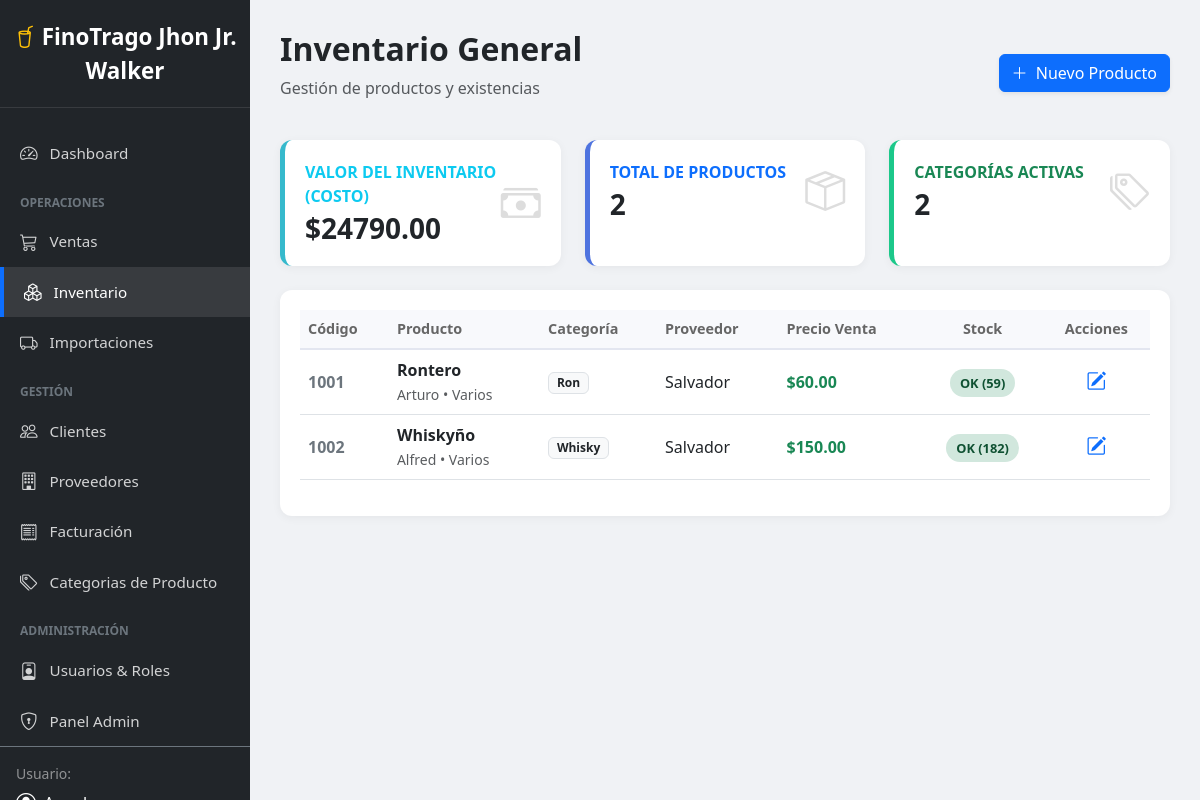
/inventario/ (signed in), run on the app's committed database.
### dashboard/models.py (models this page shows, shortened)
class Producto(models.Model):
    nombre = models.CharField(max_length=100)
    descripcion = models.TextField(blank=True, null=True)
    codigo = models.CharField(max_length=50, unique=True) # Vital para inventario
    categoria = models.ForeignKey(Categoria, on_delete=models.SET_NULL, null=True)
    proveedor = models.ForeignKey(Proveedor, on_delete=models.SET_NULL, null=True)
    ubicacion = models.ForeignKey(Ubicacion, on_delete=models.SET_NULL, null=True)
    precio_compra = models.DecimalField(max_digits=10, decimal_places=2)
    precio_venta = models.DecimalField(max_digits=10, decimal_places=2)
    stock_actual = models.IntegerField(default=0)
    stock_minimo = models.IntegerField(default=5)
    tipo = models.CharField(max_length=20, default='Varios') # VINO, RON, etc.
    marca = models.CharField(max_length=50, blank=True)
    activo = models.BooleanField(default=True)

class Categoria(models.Model):
    nombre = models.CharField(max_length=50)
    descripcion = models.CharField(max_length=150, blank=True, null=True)
    PERMISOS_DEFECTO = [
        ("modulo_dashboard", "Acceso al dashboard principal"),
        ("modulo_usuarios", "Gestión de usuarios"),
        ("modulo_categorias", "Gestión de categorías de productos"),
        ("modulo_facturacion", "Facturación y ventas"),
        ("modulo_proveedores", "Gestión de proveedores"),
        ("modulo_clientes", "Gestión de clientes"),
        ("modulo_inventario", "Gestión de productos"),
        ("modulo_importacion", "Gestión de importaciones"),
        ("modulo_ventas", "Gestión de ventas"),
        ("modulo_reportes", "Acceso a reportes"),
    ]
    class Meta:
        verbose_name_plural = "Categorías"

class Proveedor(models.Model):
    nombre = models.CharField(max_length=100)
    tipo_proveedor = models.CharField(max_length=200, blank=True, null=True) # Según diagrama
    contacto = models.CharField(max_length=100, blank=True, null=True)
    telefono = models.CharField(max_length=20)
    email = models.EmailField(blank=True, null=True)
    direccion = models.CharField(max_length=200, blank=True, null=True)
    pais = models.CharField(max_length=50, blank=True, null=True) # Para dashboard "pais_origen"
    fecha_registro = models.DateTimeField(auto_now_add=True)
    class Meta:
        verbose_name_plural = "Proveedores"

### dashboard/decorators.py (the view)
        def wrapper(request, *args, **kwargs):
            perfil = getattr(request.user, 'perfil', None)
            if not perfil or not perfil.tiene_permiso(nombre_permiso):
                messages.error(request, "No tienes permisos para realizar esta acción.")
                return redirect('dashboard:principal')
            return view_func(request, *args, **kwargs)

### dashboard/models.py (called while the page is built)
    def tiene_permiso(self, permiso):
        if not self.rol:
            return False
        return self.rol.permisos.filter(nombre=permiso).exists()

### dashboard/templatetags/permisos.py (called while the page is built)
@register.filter
def tiene_permiso(usuario, permiso):
    if not usuario or not hasattr(usuario, 'perfil'):
        return False
    return usuario.perfil.tiene_permiso(permiso)

### dashboard/views.py (called while the page is built)
@login_required
@permiso_requerido('modulo_inventario')
def dashboard_inventario(request):
    productos = Producto.objects.filter(activo=True).select_related('categoria', 'proveedor')
    valor_inventario = productos.aggregate(
        valor=Sum(F('stock_actual') * F('precio_compra'))
    )['valor'] or 0
    por_categoria = productos.values('categoria__nombre').annotate(
        cantidad=Count('id'),
        stock=Sum('stock_actual')
    ).order_by('-stock')
    context = {
        'productos': productos,
        'valor_inventario': valor_inventario,
        'por_categoria': por_categoria
    }
    return render(request, 'dashboard/inventario.html', context)

### dashboard/templates/dashboard/inventario.html (shortened to what this page needs)
{% extends "dashboard/base.html" %}
{% block content %}
<div class="main-content">
    <div class="d-flex justify-content-between align-items-center mb-4">
        <div>
            <h2 class="fw-bold text-dark">Inventario General</h2>
            <p class="text-muted">Gestión de productos y existencias</p>
        </div>
        <div>
            <a href="{% url 'dashboard:crear_producto' %}" class="btn btn-primary shadow-sm">
                <i class="bi bi-plus-lg me-1"></i> Nuevo Producto
            </a>
        </div>
    </div>
    <div class="row mb-4">
        <div class="col-md-4">
            <div class="kpi-card">
                <div class="d-flex justify-content-between align-items-center">
                    <div>
                        <div class="text-xs fw-bold text-info text-uppercase mb-1">Valor del Inventario (Costo)</div>
                        <div class="h3 mb-0 fw-bold text-gray-800">${{ valor_inventario|floatformat:2 }}</div>
                    </div>
                    <i class="bi bi-cash-stack fs-1 text-gray-300" style="color: #ddd;"></i>
                </div>
            </div>
        </div>
        <div class="col-md-4">
            <div class="kpi-card" style="border-left-color: #4e73df;">
                <div class="d-flex justify-content-between align-items-center">
                    <div>
                        <div class="text-xs fw-bold text-primary text-uppercase mb-1">Total de Productos</div>
                        <div class="h3 mb-0 fw-bold text-gray-800">{{ productos.count }}</div>
                    </div>
                    <i class="bi bi-box-seam fs-1 text-gray-300" style="color: #ddd;"></i>
                </div>
            </div>
        </div>
        <div class="col-md-4">
            <div class="kpi-card" style="border-left-color: #1cc88a;">
                <div class="d-flex justify-content-between align-items-center">
                    <div>
                        <div class="text-xs fw-bold text-success text-uppercase mb-1">Categorías Activas</div>
                        <div class="h3 mb-0 fw-bold text-gray-800">{{ por_categoria.count }}</div>
                    </div>
                    <i class="bi bi-tags fs-1 text-gray-300" style="color: #ddd;"></i>
                </div>
            </div>
        </div>
    </div>
    <div class="chart-card">
        <div class="table-responsive">
            <table class="table table-custom table-hover">
                <thead>
                    <tr>
                        <th>Código</th>
                        <th>Producto</th>
                        <th>Categoría</th>
                        <th>Proveedor</th>
                        <th>Precio Venta</th>
                        <th class="text-center">Stock</th>
                        <th class="text-center">Acciones</th>
                    </tr>
                </thead>
                <tbody>
                    {% for p in productos %}
                    <tr>
                        <td class="fw-bold text-secondary">{{ p.codigo }}</td>
                        <td>
                            <div class="fw-bold text-dark">{{ p.nombre }}</div>
                            <small class="text-muted">{{ p.marca }} • {{ p.tipo }}</small>
                        </td>
                        <td><span class="badge bg-light text-dark border">{{ p.categoria.nombre|default:"Sin Categ." }}</span></td>
                        <td>{{ p.proveedor.nombre }}</td>
                        <td class="fw-bold text-success">${{ p.precio_venta|floatformat:2 }}</td>
                        <td class="text-center">
                            {% if p.stock_actual == 0 %}
                                <span class="badge-stock-danger">Agotado (0)</span>
                            {% elif p.stock_actual <= p.stock_minimo %}
                                <span class="badge-stock-warning">Bajo ({{ p.stock_actual }})</span>
                            {% else %}
                                <span class="badge-stock-ok">OK ({{ p.stock_actual }})</span>
                            {% endif %}
                        </td>
                        <td class="text-center">
                            <a href="{% url 'dashboard:editar_producto' p.id %}" class="btn btn-sm btn-outline-primary border-0" title="Editar">
                                <i class="bi bi-pencil-square fs-5"></i>
                            </a>
                        </td>
                    </tr>
                    {% empty %}
                    <tr>
                        <td colspan="7" class="text-center py-4 text-muted">
                            No tienes productos registrados. ¡Agrega el primero!
                        </td>
                    </tr>
                    {% endfor %}
                </tbody>
            </table>
        </div>
    </div>
</div>
{% endblock %}

### dashboard/static/styles/dashboard.css (style rules this page uses)
.main-content { margin-left: 250px; padding: 30px; background-color: #f0f2f5; min-height: 100vh; }
.chart-card { background: white; border-radius: 12px; padding: 20px; box-shadow: 0 2px 10px rgba(0,0,0,0.05); margin-bottom: 30px; }
.table-custom thead th { background-color: #f8f9fc; border-bottom: 2px solid #e3e6f0; color: #666; font-weight: 600; font-size: 0.9rem; }
.table-custom td { vertical-align: middle; }

### dashboard/templates/dashboard/base.html (style rules this page uses)
body { min-height: 100vh; overflow-x: hidden; background-color: #f8f9fa; }

### dashboard/templates/dashboard/inventario.html (style rules this page uses)
.main-content { margin-left: 250px; padding: 30px; background-color: #f0f2f5; min-height: 100vh; }
.chart-card { background: white; border-radius: 12px; padding: 20px; box-shadow: 0 2px 10px rgba(0,0,0,0.05); margin-bottom: 30px; }
.kpi-card { background: white; border-radius: 12px; padding: 20px; box-shadow: 0 2px 10px rgba(0,0,0,0.05); border-left: 5px solid #36b9cc; height: 100%; }
.badge-stock-ok { background-color: #d1e7dd; color: #0f5132; padding: 5px 10px; border-radius: 20px; font-weight: bold; font-size: 0.8rem; }
.table-custom thead th { background-color: #f8f9fc; color: #666; font-weight: 600; border-bottom: 2px solid #e3e6f0; }
.table-custom td { vertical-align: middle; }

### data on the page
Producto: codigo "1001", nombre "Rontero", marca "Arturo", tipo "Varios", categoria.nombre "Ron", proveedor.nombre "Salvador", precio_venta "60.00", stock_actual "59"
Producto: codigo "1002", nombre "Whiskyño", marca "Alfred", tipo "Varios", categoria.nombre "Whisky", proveedor.nombre "Salvador", precio_venta "150.00", stock_actual "182"

### other printed values
{{ valor_inventario|floatformat:2 }} "24790.00"
{{ productos.count }} "2"
{{ por_categoria.count }} "2"
